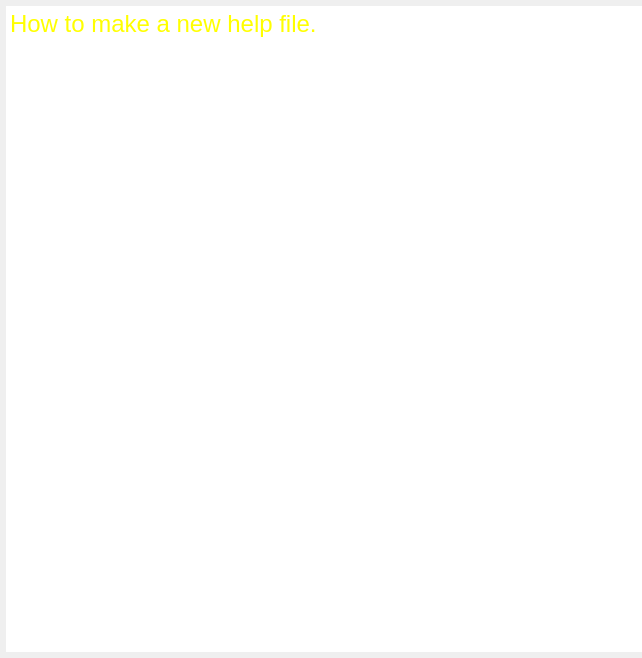
<?xml version="1.0" encoding="UTF-8"?>
<ui version="4.0">
 <class>FiltersHelpDlg</class>
 <widget class="QDialog" name="FiltersHelpDlg">
  <property name="geometry">
   <rect>
    <x>0</x>
    <y>0</y>
    <width>642</width>
    <height>658</height>
   </rect>
  </property>
  <property name="windowTitle">
   <string>Dialog</string>
  </property>
  <layout class="QVBoxLayout" name="verticalLayout">
   <property name="leftMargin">
    <number>6</number>
   </property>
   <property name="topMargin">
    <number>6</number>
   </property>
   <property name="rightMargin">
    <number>0</number>
   </property>
   <property name="bottomMargin">
    <number>6</number>
   </property>
   <item>
    <widget class="QTextBrowser" name="textBrowser">
     <property name="frameShape">
      <enum>QFrame::NoFrame</enum>
     </property>
     <property name="html">
      <string>&lt;!DOCTYPE HTML PUBLIC &quot;-//W3C//DTD HTML 4.0//EN&quot; &quot;http://www.w3.org/TR/REC-html40/strict.dtd&quot;&gt;
&lt;html&gt;&lt;head&gt;&lt;meta name=&quot;qrichtext&quot; content=&quot;1&quot; /&gt;&lt;meta charset=&quot;utf-8&quot; /&gt;&lt;style type=&quot;text/css&quot;&gt;
p, li { white-space: pre-wrap; }
hr { height: 1px; border-width: 0; }
li.unchecked::marker { content: &quot;\2610&quot;; }
li.checked::marker { content: &quot;\2612&quot;; }
&lt;/style&gt;&lt;/head&gt;&lt;body style=&quot; font-family:'.AppleSystemUIFont'; font-size:13pt; font-weight:400; font-style:normal;&quot;&gt;
&lt;p style=&quot; margin-top:0px; margin-bottom:0px; margin-left:0px; margin-right:0px; -qt-block-indent:0; text-indent:0px;&quot;&gt;&lt;span style=&quot; font-family:'Calibri','sans-serif'; font-size:18pt; color:#ffff00;&quot;&gt;How to make a new help file.&lt;/span&gt;&lt;/p&gt;
&lt;p style=&quot;-qt-paragraph-type:empty; margin-top:0px; margin-bottom:0px; margin-left:0px; margin-right:0px; -qt-block-indent:0; text-indent:0px; font-family:'Calibri','sans-serif'; font-size:18pt; color:#ffff00;&quot;&gt;&lt;br /&gt;&lt;/p&gt;
&lt;p style=&quot;-qt-paragraph-type:empty; margin-top:0px; margin-bottom:0px; margin-left:0px; margin-right:0px; -qt-block-indent:0; text-indent:0px;&quot;&gt;&lt;br /&gt;&lt;/p&gt;&lt;/body&gt;&lt;/html&gt;</string>
     </property>
    </widget>
   </item>
  </layout>
 </widget>
 <resources/>
 <connections/>
</ui>
